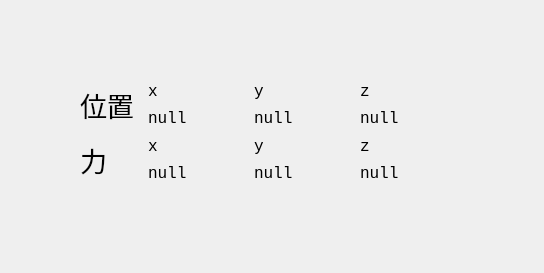
<?xml version="1.0" encoding="UTF-8"?>
<ui version="4.0">
 <class>robot_data</class>
 <widget class="QWidget" name="robot_data">
  <property name="geometry">
   <rect>
    <x>0</x>
    <y>0</y>
    <width>544</width>
    <height>273</height>
   </rect>
  </property>
  <property name="windowTitle">
   <string>Form</string>
  </property>
  <widget class="QWidget" name="">
   <property name="geometry">
    <rect>
     <x>80</x>
     <y>80</y>
     <width>380</width>
     <height>104</height>
    </rect>
   </property>
   <layout class="QGridLayout" name="gridLayout_5">
    <item row="0" column="0">
     <layout class="QGridLayout" name="gridLayout_3">
      <item row="0" column="0">
       <widget class="QLabel" name="label_7">
        <property name="font">
         <font>
          <family>新宋体</family>
          <pointsize>20</pointsize>
         </font>
        </property>
        <property name="layoutDirection">
         <enum>Qt::LeftToRight</enum>
        </property>
        <property name="text">
         <string>位置</string>
        </property>
       </widget>
      </item>
      <item row="0" column="1">
       <layout class="QGridLayout" name="gridLayout">
        <item row="0" column="0">
         <widget class="QLabel" name="label">
          <property name="font">
           <font>
            <family>Consolas</family>
            <pointsize>12</pointsize>
           </font>
          </property>
          <property name="text">
           <string>x</string>
          </property>
         </widget>
        </item>
        <item row="0" column="1">
         <widget class="QLabel" name="label_2">
          <property name="font">
           <font>
            <family>Consolas</family>
            <pointsize>12</pointsize>
           </font>
          </property>
          <property name="text">
           <string>y</string>
          </property>
         </widget>
        </item>
        <item row="0" column="2">
         <widget class="QLabel" name="label_3">
          <property name="font">
           <font>
            <family>Consolas</family>
            <pointsize>12</pointsize>
           </font>
          </property>
          <property name="text">
           <string>z</string>
          </property>
         </widget>
        </item>
        <item row="1" column="0">
         <widget class="QLabel" name="vector_data_1">
          <property name="minimumSize">
           <size>
            <width>100</width>
            <height>0</height>
           </size>
          </property>
          <property name="font">
           <font>
            <family>Consolas</family>
            <pointsize>12</pointsize>
           </font>
          </property>
          <property name="text">
           <string>null</string>
          </property>
         </widget>
        </item>
        <item row="1" column="1">
         <widget class="QLabel" name="vector_data_2">
          <property name="minimumSize">
           <size>
            <width>100</width>
            <height>0</height>
           </size>
          </property>
          <property name="font">
           <font>
            <family>Consolas</family>
            <pointsize>12</pointsize>
           </font>
          </property>
          <property name="text">
           <string>null</string>
          </property>
         </widget>
        </item>
        <item row="1" column="2">
         <widget class="QLabel" name="vector_data_3">
          <property name="minimumSize">
           <size>
            <width>100</width>
            <height>0</height>
           </size>
          </property>
          <property name="font">
           <font>
            <family>Consolas</family>
            <pointsize>12</pointsize>
           </font>
          </property>
          <property name="text">
           <string>null</string>
          </property>
         </widget>
        </item>
       </layout>
      </item>
     </layout>
    </item>
    <item row="1" column="0">
     <layout class="QGridLayout" name="gridLayout_4">
      <item row="0" column="0">
       <widget class="QLabel" name="label_8">
        <property name="font">
         <font>
          <family>新宋体</family>
          <pointsize>20</pointsize>
         </font>
        </property>
        <property name="text">
         <string>力</string>
        </property>
       </widget>
      </item>
      <item row="0" column="1">
       <layout class="QGridLayout" name="gridLayout_2">
        <item row="0" column="0">
         <widget class="QLabel" name="label_4">
          <property name="font">
           <font>
            <family>Consolas</family>
            <pointsize>12</pointsize>
           </font>
          </property>
          <property name="text">
           <string>x</string>
          </property>
         </widget>
        </item>
        <item row="0" column="1">
         <widget class="QLabel" name="label_5">
          <property name="font">
           <font>
            <family>Consolas</family>
            <pointsize>12</pointsize>
           </font>
          </property>
          <property name="text">
           <string>y</string>
          </property>
         </widget>
        </item>
        <item row="0" column="2">
         <widget class="QLabel" name="label_6">
          <property name="font">
           <font>
            <family>Consolas</family>
            <pointsize>12</pointsize>
           </font>
          </property>
          <property name="text">
           <string>z</string>
          </property>
         </widget>
        </item>
        <item row="1" column="0">
         <widget class="QLabel" name="force_data_1">
          <property name="minimumSize">
           <size>
            <width>100</width>
            <height>0</height>
           </size>
          </property>
          <property name="font">
           <font>
            <family>Consolas</family>
            <pointsize>12</pointsize>
           </font>
          </property>
          <property name="text">
           <string>null</string>
          </property>
         </widget>
        </item>
        <item row="1" column="1">
         <widget class="QLabel" name="force_data_2">
          <property name="minimumSize">
           <size>
            <width>100</width>
            <height>0</height>
           </size>
          </property>
          <property name="font">
           <font>
            <family>Consolas</family>
            <pointsize>12</pointsize>
           </font>
          </property>
          <property name="text">
           <string>null</string>
          </property>
         </widget>
        </item>
        <item row="1" column="2">
         <widget class="QLabel" name="force_data_3">
          <property name="minimumSize">
           <size>
            <width>100</width>
            <height>0</height>
           </size>
          </property>
          <property name="font">
           <font>
            <family>Consolas</family>
            <pointsize>12</pointsize>
           </font>
          </property>
          <property name="text">
           <string>null</string>
          </property>
         </widget>
        </item>
       </layout>
      </item>
     </layout>
    </item>
   </layout>
  </widget>
 </widget>
 <resources/>
 <connections/>
</ui>
